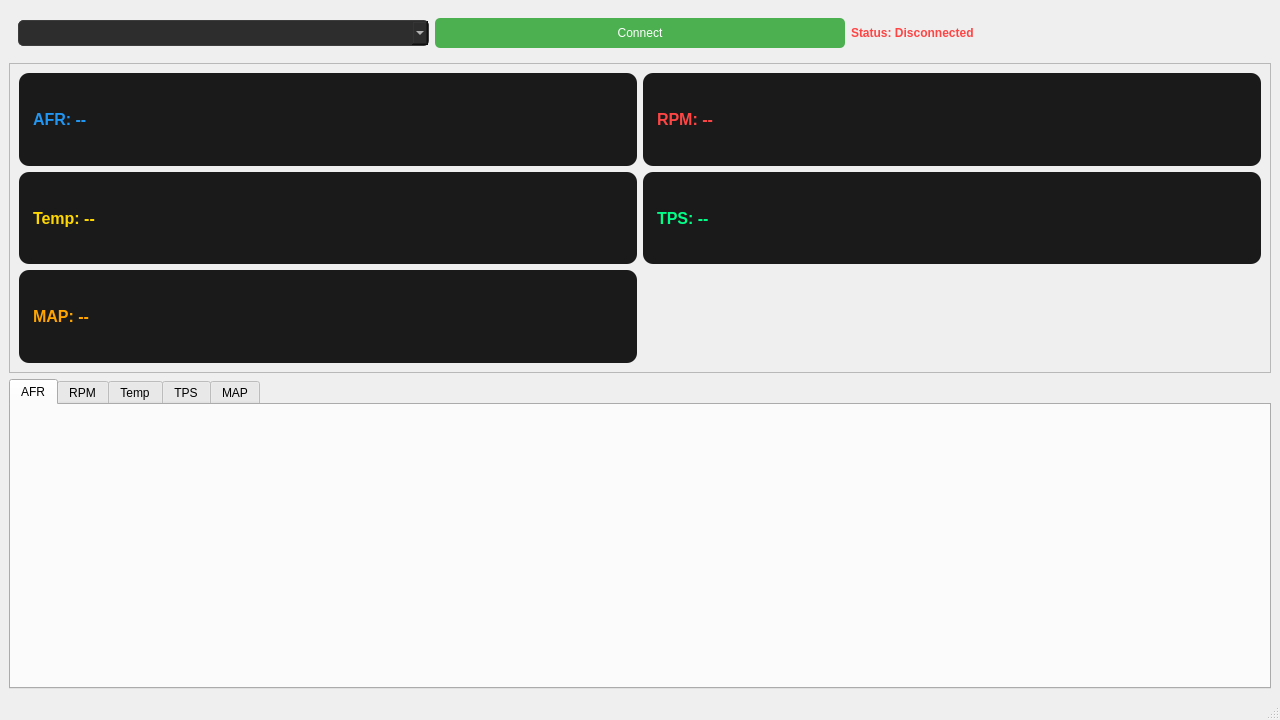
<?xml version="1.0" encoding="UTF-8"?>
<ui version="4.0">
 <class>MainWindow</class>
 <widget class="QMainWindow" name="MainWindow">
  <property name="geometry">
   <rect>
    <x>0</x>
    <y>0</y>
    <width>1280</width>
    <height>720</height>
   </rect>
  </property>
  <property name="windowTitle">
   <string>Sensor Monitor</string>
  </property>
  <widget class="QWidget" name="centralWidget">
   <layout class="QVBoxLayout" name="verticalLayout">
    <item>
     <widget class="QWidget" name="controlPanel" native="true">
      <layout class="QHBoxLayout" name="horizontalLayout">
       <item>
        <widget class="QComboBox" name="portComboBox">
         <property name="styleSheet">
          <string>QComboBox {
              background: #2d2d2d;
              color: #ffffff;
              border-radius: 5px;
              border: 1px solid #3d3d3d;
              padding: 4px;
          }
          QComboBox QAbstractItemView {
              background: #2d2d2d;
              color: #ffffff;
          }</string>
         </property>
        </widget>
       </item>
       <item>
        <widget class="QPushButton" name="connectButton">
         <property name="text">
          <string>Connect</string>
         </property>
         <property name="styleSheet">
          <string>QPushButton {
              background: #4CAF50;
              color: white;
              border-radius: 5px;
              padding: 8px;
          }
          QPushButton:hover {
              background: #45a049;
          }</string>
         </property>
        </widget>
       </item>
       <item>
        <widget class="QLabel" name="statusLabel">
         <property name="text">
          <string>Status: Disconnected</string>
         </property>
         <property name="styleSheet">
          <string>QLabel {
              color: #ff4444;
              font-weight: bold;
          }</string>
         </property>
        </widget>
       </item>
      </layout>
     </widget>
    </item>
    <item>
     <widget class="QScrollArea" name="sensorPanel">
      <property name="widgetResizable">
       <bool>true</bool>
      </property>
      <widget class="QWidget" name="scrollAreaWidgetContents">
       <layout class="QGridLayout" name="gridLayout">
        <item row="0" column="0">
         <widget class="QLabel" name="afrLabel">
          <property name="text">
           <string>AFR: --</string>
          </property>
          <property name="styleSheet">
           <string>QLabel {
               color: #2196F3;
               background: #1a1a1a;
               border-radius: 10px;
               padding: 10px;
               font-size: 12pt;
               font-weight: bold;
           }</string>
          </property>
         </widget>
        </item>
        <item row="0" column="1">
         <widget class="QLabel" name="rpmLabel">
          <property name="text">
           <string>RPM: --</string>
          </property>
          <property name="styleSheet">
           <string>QLabel {
               color: #ff4444;
               background: #1a1a1a;
               border-radius: 10px;
               padding: 10px;
               font-size: 12pt;
               font-weight: bold;
           }</string>
          </property>
         </widget>
        </item>
        <item row="1" column="0">
         <widget class="QLabel" name="tempLabel">
          <property name="text">
           <string>Temp: --</string>
          </property>
          <property name="styleSheet">
           <string>QLabel {
               color: #FFD700;
               background: #1a1a1a;
               border-radius: 10px;
               padding: 10px;
               font-size: 12pt;
               font-weight: bold;
           }</string>
          </property>
         </widget>
        </item>
        <item row="1" column="1">
         <widget class="QLabel" name="tpsLabel">
          <property name="text">
           <string>TPS: --</string>
          </property>
          <property name="styleSheet">
           <string>QLabel {
               color: #00FF88;
               background: #1a1a1a;
               border-radius: 10px;
               padding: 10px;
               font-size: 12pt;
               font-weight: bold;
           }</string>
          </property>
         </widget>
        </item>
        <item row="2" column="0">
         <widget class="QLabel" name="mapLabel">
          <property name="text">
           <string>MAP: --</string>
          </property>
          <property name="styleSheet">
           <string>QLabel {
               color: #FFA500;
               background: #1a1a1a;
               border-radius: 10px;
               padding: 10px;
               font-size: 12pt;
               font-weight: bold;
           }</string>
          </property>
         </widget>
        </item>
       </layout>
      </widget>
     </widget>
    </item>
    <item>
     <widget class="QTabWidget" name="plotTabs">
      <property name="currentIndex">
       <number>0</number>
      </property>
      <widget class="QWidget" name="tabAFR">
       <attribute name="title">
        <string>AFR</string>
       </attribute>
       <layout class="QVBoxLayout" name="verticalLayout_2">
        <item>
         <widget class="QCustomPlot" name="plotAFR" native="true">
          <property name="minimumSize">
           <size>
            <width>0</width>
            <height>200</height>
           </size>
          </property>
         </widget>
        </item>
       </layout>
      </widget>
      <widget class="QWidget" name="tabRPM">
       <attribute name="title">
        <string>RPM</string>
       </attribute>
       <layout class="QVBoxLayout" name="verticalLayout_3">
        <item>
         <widget class="QCustomPlot" name="plotRPM" native="true">
          <property name="minimumSize">
           <size>
            <width>0</width>
            <height>200</height>
           </size>
          </property>
         </widget>
        </item>
       </layout>
      </widget>
      <widget class="QWidget" name="tabTemp">
       <attribute name="title">
        <string>Temp</string>
       </attribute>
       <layout class="QVBoxLayout" name="verticalLayout_4">
        <item>
         <widget class="QCustomPlot" name="plotTemp" native="true">
          <property name="minimumSize">
           <size>
            <width>0</width>
            <height>200</height>
           </size>
          </property>
         </widget>
        </item>
       </layout>
      </widget>
      <widget class="QWidget" name="tabTPS">
       <attribute name="title">
        <string>TPS</string>
       </attribute>
       <layout class="QVBoxLayout" name="verticalLayout_5">
        <item>
         <widget class="QCustomPlot" name="plotTPS" native="true">
          <property name="minimumSize">
           <size>
            <width>0</width>
            <height>200</height>
           </size>
          </property>
         </widget>
        </item>
       </layout>
      </widget>
      <widget class="QWidget" name="tabMAP">
       <attribute name="title">
        <string>MAP</string>
       </attribute>
       <layout class="QVBoxLayout" name="verticalLayout_6">
        <item>
         <widget class="QCustomPlot" name="plotMAP" native="true">
          <property name="minimumSize">
           <size>
            <width>0</width>
            <height>200</height>
           </size>
          </property>
         </widget>
        </item>
       </layout>
      </widget>
     </widget>
    </item>
   </layout>
  </widget>
  <widget class="QStatusBar" name="statusBar"/>
 </widget>
 <customwidgets>
  <customwidget>
   <class>QCustomPlot</class>
   <extends>QWidget</extends>
   <header>qcustomplot.h</header>
   <container>1</container>
  </customwidget>
 </customwidgets>
 <resources/>
 <connections/>
</ui>
